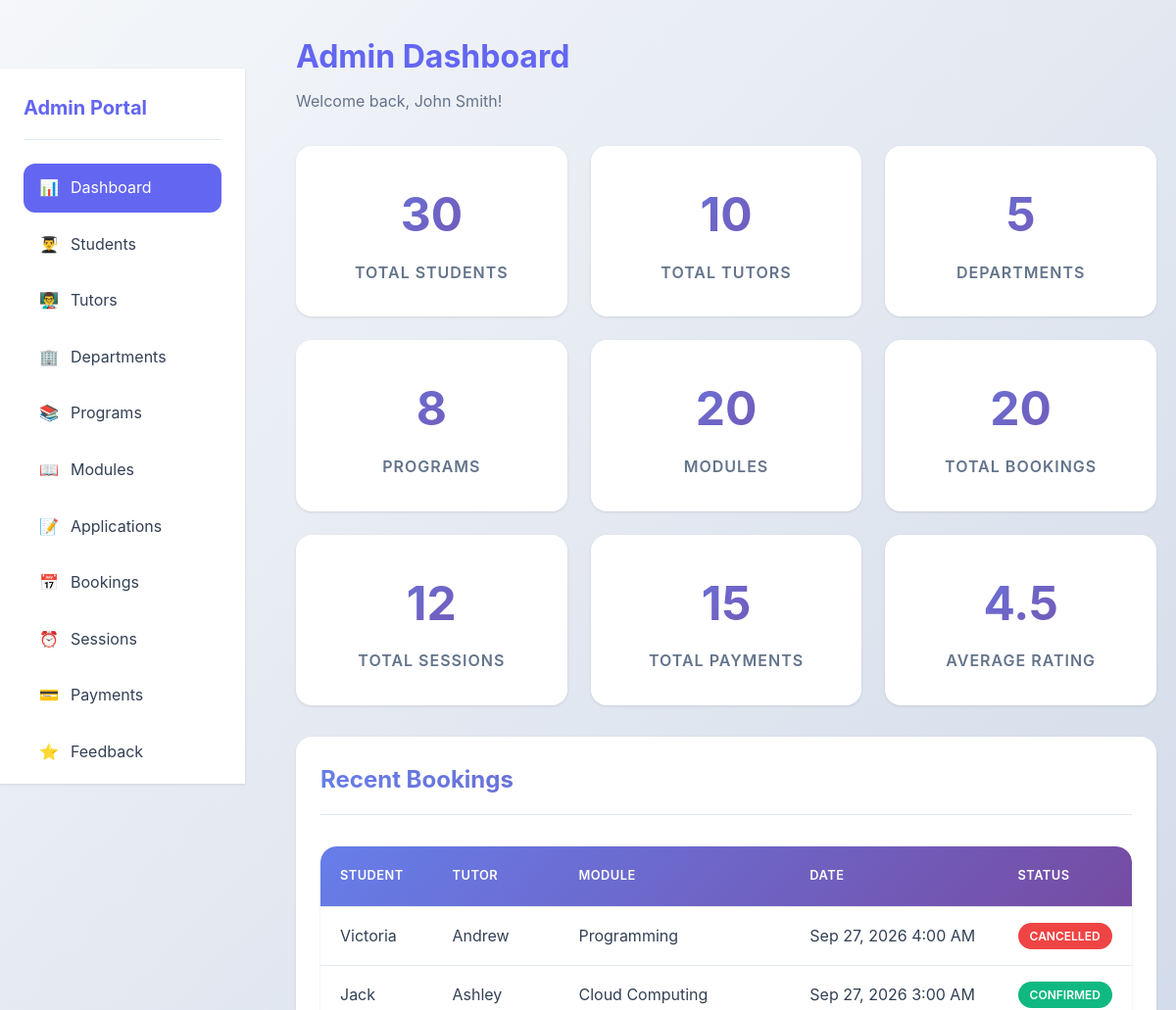
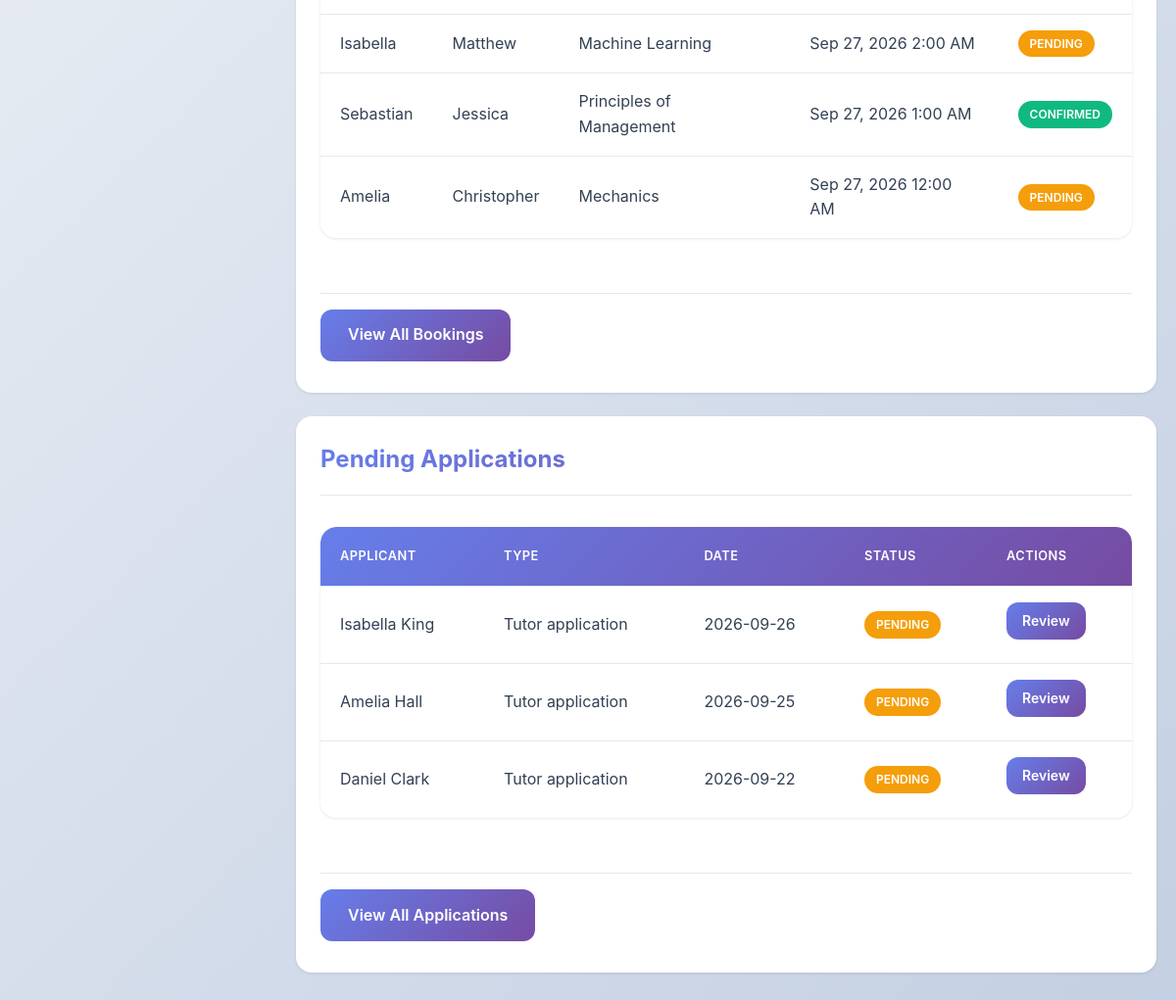
Page /admin/dashboard.php (signed in) on the committed database (2 pictures, top to bottom).
### tables this page shows
CREATE TABLE bookings (
    booking_id INT AUTO_INCREMENT PRIMARY KEY,
    student_id INT NOT NULL,
    tutor_id INT NOT NULL,
    module_id INT NOT NULL,
    slot_id INT,
    booking_date TIMESTAMP DEFAULT CURRENT_TIMESTAMP,
    status ENUM('pending', 'confirmed', 'completed', 'cancelled') DEFAULT 'pending',
    reason TEXT,
    created_at TIMESTAMP DEFAULT CURRENT_TIMESTAMP,
    FOREIGN KEY (student_id) REFERENCES students(student_id) ON DELETE CASCADE,
    FOREIGN KEY (tutor_id) REFERENCES tutors(tutor_id) ON DELETE CASCADE,
    FOREIGN KEY (module_id) REFERENCES modules(module_id) ON DELETE CASCADE,
    FOREIGN KEY (slot_id) REFERENCES available_slots(slot_id) ON DELETE SET NULL
);

CREATE TABLE students (
    student_id INT AUTO_INCREMENT PRIMARY KEY,
    student_number VARCHAR(20) NOT NULL UNIQUE,
    first_name VARCHAR(50) NOT NULL,
    last_name VARCHAR(50) NOT NULL,
    email VARCHAR(100) NOT NULL UNIQUE,
    password VARCHAR(255) NOT NULL,
    program_id INT,
    created_at TIMESTAMP DEFAULT CURRENT_TIMESTAMP,
    FOREIGN KEY (program_id) REFERENCES programs(program_id) ON DELETE SET NULL
);

CREATE TABLE tutors (
    tutor_id INT AUTO_INCREMENT PRIMARY KEY,
    tutor_number VARCHAR(20) NOT NULL UNIQUE,
    first_name VARCHAR(50) NOT NULL,
    last_name VARCHAR(50) NOT NULL,
    email VARCHAR(100) NOT NULL UNIQUE,
    password VARCHAR(255) NOT NULL,
    phone VARCHAR(20),
    status ENUM('active', 'inactive') DEFAULT 'active',
    created_at TIMESTAMP DEFAULT CURRENT_TIMESTAMP
);

CREATE TABLE modules (
    module_id INT AUTO_INCREMENT PRIMARY KEY,
    module_code VARCHAR(20) NOT NULL UNIQUE,
    module_name VARCHAR(100) NOT NULL,
    program_id INT NOT NULL,
    created_at TIMESTAMP DEFAULT CURRENT_TIMESTAMP,
    FOREIGN KEY (program_id) REFERENCES programs(program_id) ON DELETE CASCADE
);

CREATE TABLE applications (
    application_id INT AUTO_INCREMENT PRIMARY KEY,
    student_id INT,
    application_date DATE NOT NULL,
    application_type ENUM('tutor_application', 'other') DEFAULT 'tutor_application',
    status ENUM('pending', 'approved', 'rejected') DEFAULT 'pending',
    admin_id INT,
    notes TEXT,
    created_at TIMESTAMP DEFAULT CURRENT_TIMESTAMP,
    FOREIGN KEY (student_id) REFERENCES students(student_id) ON DELETE SET NULL,
    FOREIGN KEY (admin_id) REFERENCES admins(admin_id) ON DELETE SET NULL
);

### includes/functions.php (called while the page is built, shortened)
<?php
function getCurrentUserRole() {
    return $_SESSION['user_role'] ?? null;
}
function getCurrentUserName() {
    return $_SESSION['user_name'] ?? null;
}
function formatDate($date, $format = 'Y-m-d') {
    return date($format, strtotime($date));
}
function formatDateTime($datetime) {
    return date('M d, Y g:i A', strtotime($datetime));
}
function getBookingStatusBadge($status) {
    $badges = [
        'pending' => 'badge-warning',
        'confirmed' => 'badge-success',
        'completed' => 'badge-info',
        'cancelled' => 'badge-danger'
    ];
    return $badges[$status] ?? 'badge-secondary';
}
function getApplicationStatusBadge($status) {
    $badges = [
        'pending' => 'badge-warning',
        'approved' => 'badge-success',
        'rejected' => 'badge-danger'
    ];
    return $badges[$status] ?? 'badge-secondary';
}
?>

### admin/dashboard.php (the view, shortened to what this page needs)
<?php
require_once '../config/database.php';
require_once '../includes/functions.php';
try {
    $stats = [
        'students' => $pdo->query("SELECT COUNT(*) as count FROM students")->fetch()['count'],
        'tutors' => $pdo->query("SELECT COUNT(*) as count FROM tutors")->fetch()['count'],
        'departments' => $pdo->query("SELECT COUNT(*) as count FROM departments")->fetch()['count'],
        'programs' => $pdo->query("SELECT COUNT(*) as count FROM programs")->fetch()['count'],
        'modules' => $pdo->query("SELECT COUNT(*) as count FROM modules")->fetch()['count'],
        'bookings' => $pdo->query("SELECT COUNT(*) as count FROM bookings")->fetch()['count'],
        'sessions' => $pdo->query("SELECT COUNT(*) as count FROM sessions")->fetch()['count'],
        'payments' => $pdo->query("SELECT COUNT(*) as count FROM payments")->fetch()['count'],
        'avg_rating' => $pdo->query("SELECT AVG(rating) as avg_rating FROM feedback")->fetch()['avg_rating'] ?? 0
    ];
    $recent_bookings = $pdo->query("
        SELECT b.*, s.first_name as student_name, t.first_name as tutor_name, m.module_name
        FROM bookings b
        JOIN students s ON b.student_id = s.student_id
        JOIN tutors t ON b.tutor_id = t.tutor_id
        JOIN modules m ON b.module_id = m.module_id
        ORDER BY b.booking_date DESC
        LIMIT 5
    ")->fetchAll();
    $pending_applications = $pdo->query("
        SELECT a.*, s.first_name, s.last_name
        FROM applications a
        LEFT JOIN students s ON a.student_id = s.student_id
        WHERE a.status = 'pending'
        ORDER BY a.application_date DESC
        LIMIT 5
    ")->fetchAll();
} catch (PDOException $e) {
    $error = 'Error loading dashboard data.';
}
?>
<!DOCTYPE html>
<html lang="en">
<head>
    <link rel="stylesheet" href="../assets/css/style.css">
</head>
<body>
    <div class="dashboard-layout">
        <?php
        $role = 'admin';
        $active_page = 'dashboard';
        include '../includes/sidebar.php';
        ?>
        <div class="main-content">
            <div class="container-fluid">
                <div class="page-header">
                    <h1>Admin Dashboard</h1>
                    <p>Welcome back, <?php echo getCurrentUserName(); ?>!</p>
                </div>
                <div class="stats-grid">
                    <div class="stat-card">
                        <h3><?php echo $stats['students']; ?></h3>
                        <p>Total Students</p>
                    </div>
                    <div class="stat-card">
                        <h3><?php echo $stats['tutors']; ?></h3>
                        <p>Total Tutors</p>
                    </div>
                    <div class="stat-card">
                        <h3><?php echo $stats['departments']; ?></h3>
                        <p>Departments</p>
                    </div>
                    <div class="stat-card">
                        <h3><?php echo $stats['programs']; ?></h3>
                        <p>Programs</p>
                    </div>
                    <div class="stat-card">
                        <h3><?php echo $stats['modules']; ?></h3>
                        <p>Modules</p>
                    </div>
                    <div class="stat-card">
                        <h3><?php echo $stats['bookings']; ?></h3>
                        <p>Total Bookings</p>
                    </div>
                    <div class="stat-card">
                        <h3><?php echo $stats['sessions']; ?></h3>
                        <p>Total Sessions</p>
                    </div>
                    <div class="stat-card">
                        <h3><?php echo $stats['payments']; ?></h3>
                        <p>Total Payments</p>
                    </div>
                    <div class="stat-card">
                        <h3><?php echo number_format($stats['avg_rating'], 1); ?></h3>
                        <p>Average Rating</p>
                    </div>
                </div>
                <div class="card">
                    <div class="card-header">
                        <h2>Recent Bookings</h2>
                    </div>
                    <div class="card-body">
                        <div class="table-responsive">
                            <table>
                                <thead>
                                    <tr>
                                        <th>Student</th>
                                        <th>Tutor</th>
                                        <th>Module</th>
                                        <th>Date</th>
                                        <th>Status</th>
                                    </tr>
                                </thead>
                                <tbody>
                                    <?php foreach ($recent_bookings as $booking): ?>
                                    <tr>
                                        <td><?php echo htmlspecialchars($booking['student_name']); ?></td>
                                        <td><?php echo htmlspecialchars($booking['tutor_name']); ?></td>
                                        <td><?php echo htmlspecialchars($booking['module_name']); ?></td>
                                        <td><?php echo formatDateTime($booking['booking_date']); ?></td>
                                        <td><span class="badge <?php echo getBookingStatusBadge($booking['status']); ?>"><?php echo ucfirst($booking['status']); ?></span></td>
                                    </tr>
                                    <?php endforeach; ?>
                                </tbody>
                            </table>
                        </div>
                    </div>
                    <div class="card-footer">
                        <a href="bookings.php" class="btn btn-primary">View All Bookings</a>
                    </div>
                </div>
                <div class="card">
                    <div class="card-header">
                        <h2>Pending Applications</h2>
                    </div>
                    <div class="card-body">
                        <?php if (empty($pending_applications)): ?>
                            <p>No pending applications.</p>
                        <?php else: ?>
                            <div class="table-responsive">
                                <table>
                                    <thead>
                                        <tr>
                                            <th>Applicant</th>
                                            <th>Type</th>
                                            <th>Date</th>
                                            <th>Status</th>
                                            <th>Actions</th>
                                        </tr>
                                    </thead>
                                    <tbody>
                                        <?php foreach ($pending_applications as $app): ?>
                                        <tr>
                                            <td><?php echo htmlspecialchars($app['first_name'] . ' ' . $app['last_name']); ?></td>
                                            <td><?php echo ucfirst(str_replace('_', ' ', $app['application_type'])); ?></td>
                                            <td><?php echo formatDate($app['application_date']); ?></td>
                                            <td><span class="badge <?php echo getApplicationStatusBadge($app['status']); ?>"><?php echo ucfirst($app['status']); ?></span></td>
                                            <td>
                                                <a href="applications.php" class="btn btn-sm btn-primary">Review</a>
                                            </td>
                                        </tr>
                                        <?php endforeach; ?>
                                    </tbody>
                                </table>
                            </div>
                        <?php endif; ?>
                    </div>
                    <div class="card-footer">
                        <a href="applications.php" class="btn btn-primary">View All Applications</a>
                    </div>
                </div>
            </div>
        </div>
    </div>
</body>
</html>

### includes/sidebar.php (shortened to what this page needs)
<?php
require_once __DIR__ . '/functions.php';
?>
<aside class="sidebar">
    <div class="sidebar-header">
        <h2><?php echo ucfirst(getCurrentUserRole()); ?> Portal</h2>
    </div>
    <nav class="sidebar-nav">
        <?php if ($role === 'admin'): ?>
            <a href="admin/dashboard.php" class="<?php echo $active_page === 'dashboard' ? 'active' : ''; ?>">
                <span>📊</span> Dashboard
            </a>
            <a href="admin/students.php" class="<?php echo $active_page === 'students' ? 'active' : ''; ?>">
                <span>👨‍🎓</span> Students
            </a>
            <a href="admin/tutors.php" class="<?php echo $active_page === 'tutors' ? 'active' : ''; ?>">
                <span>👨‍🏫</span> Tutors
            </a>
            <a href="admin/departments.php" class="<?php echo $active_page === 'departments' ? 'active' : ''; ?>">
                <span>🏢</span> Departments
            </a>
            <a href="admin/programs.php" class="<?php echo $active_page === 'programs' ? 'active' : ''; ?>">
                <span>📚</span> Programs
            </a>
            <a href="admin/modules.php" class="<?php echo $active_page === 'modules' ? 'active' : ''; ?>">
                <span>📖</span> Modules
            </a>
            <a href="admin/applications.php" class="<?php echo $active_page === 'applications' ? 'active' : ''; ?>">
                <span>📝</span> Applications
            </a>
            <a href="admin/bookings.php" class="<?php echo $active_page === 'bookings' ? 'active' : ''; ?>">
                <span>📅</span> Bookings
            </a>
            <a href="admin/sessions.php" class="<?php echo $active_page === 'sessions' ? 'active' : ''; ?>">
                <span>⏰</span> Sessions
            </a>
            <a href="admin/payments.php" class="<?php echo $active_page === 'payments' ? 'active' : ''; ?>">
                <span>💳</span> Payments
            </a>
            <a href="admin/feedback.php" class="<?php echo $active_page === 'feedback' ? 'active' : ''; ?>">
                <span>⭐</span> Feedback
            </a>
        <?php endif; ?>
    </nav>
</aside>

### rows in the picture
bookings: student.first_name "Victoria", tutor.first_name "Andrew", module.module_name "Programming", booking_date "Sep 27, 2026 4:00 AM", status "CANCELLED"
bookings: student.first_name "Jack", tutor.first_name "Ashley", module.module_name "Cloud Computing", booking_date "Sep 27, 2026 3:00 AM", status "CONFIRMED"
bookings: student.first_name "Isabella", tutor.first_name "Matthew", module.module_name "Machine Learning", booking_date "Sep 27, 2026 2:00 AM", status "PENDING"
bookings: student.first_name "Sebastian", tutor.first_name "Jessica", module.module_name "Principles of Management", booking_date "Sep 27, 2026 1:00 AM", status "CONFIRMED"
bookings: student.first_name "Amelia", tutor.first_name "Christopher", module.module_name "Mechanics", booking_date "Sep 27, 2026 12:00 AM", status "PENDING"
applications: student.last_name "Isabella King", application_type "Tutor application", application_date "2026-09-26", status "PENDING"
applications: student.last_name "Amelia Hall", application_type "Tutor application", application_date "2026-09-25", status "PENDING"
applications: student.last_name "Daniel Clark", application_type "Tutor application", application_date "2026-09-22", status "PENDING"

### other values in the picture
getCurrentUserRole() "Admin"
getCurrentUserName() "John Smith"
$stats['students'] "30"
$stats['tutors'] "10"
$stats['departments'] "5"
$stats['programs'] "8"
$stats['modules'] "20"
$stats['bookings'] "20"
$stats['sessions'] "12"
$stats['payments'] "15"
$stats['avg_rating'] "4.5"
